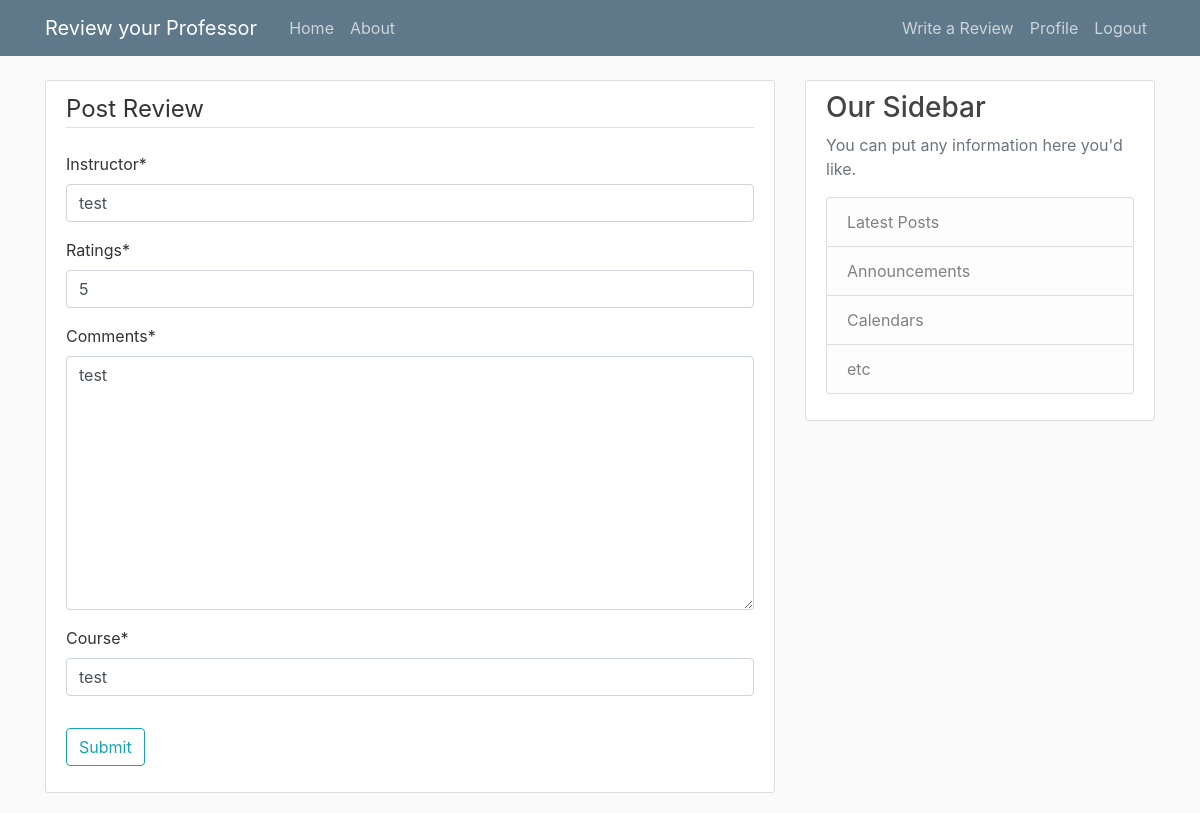
/review/16/update (signed in), run on the app's committed database.
### review/models.py (models this page shows, shortened)
class review(models.Model):
    instructor = models.CharField(max_length=100)
    ratings = models.IntegerField()
    comments = models.TextField()
    course = models.CharField(max_length=100)
    date_posted = models.DateTimeField(default=timezone.now)
    author = models.ForeignKey(User, on_delete=models.CASCADE, default=1)

### review/views.py (the view, shortened to what this page needs)
# urls.py: path('review/<int:pk>/update', PostUpdateView.as_view(), name='review-update'),
class PostUpdateView( LoginRequiredMixin, UserPassesTestMixin,UpdateView):
    model = review
    fields = ['instructor', 'ratings', 'comments', 'course']
    def test_func(self):
        post = self.get_object()
        if self.request.user == post.author:
            return True
        return False

### review/templates/review/review_form.html (shortened to what this page needs)
{% extends "review/base.html" %}
{% load crispy_forms_tags %}
{% block content %}
<div class="content-section">
    <form method="POST">
        <fieldset class="form-group">
            <legend  class="border-bottom mb-4">
                Post Review
            </legend>
            {{ form|crispy }}
        </fieldset>
        <div class="form-group">
            <button class="btn btn-outline-info" type="submit">Submit</button>
        </div>
    </form>
</div>
{% endblock%}

### review/static/review/main.css (style rules this page uses)
body { background: #fafafa; color: #333333; margin-top: 5rem; }
.content-section { background: #ffffff; padding: 10px 20px; border: 1px solid #dddddd; border-radius: 3px; margin-bottom: 20px; }

### data on the page
review: instructor "test", ratings "5", comments "test", course "test"
